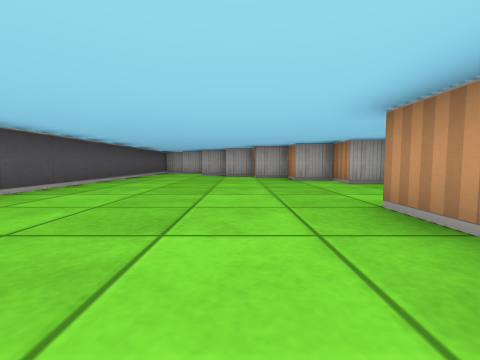
view 1 (above)

13 first-person views from a walk through a cub3D level. The camera is about half as high as the walls, tilts 4° down and sees 90° across. The floor is counted in squares. Each view is taken from the middle of a square. On the plan, view 1 faces up. The plan holds only what a view shows up to about 9 squares ahead; the rest is blank.

view 2
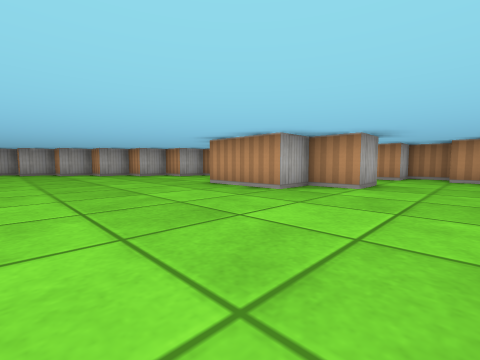

view 3
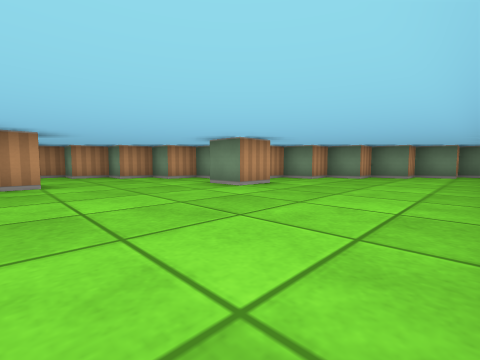

view 4
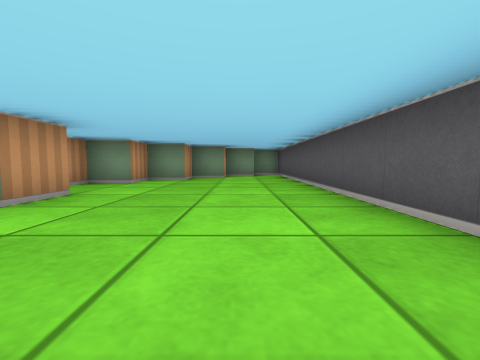

view 5
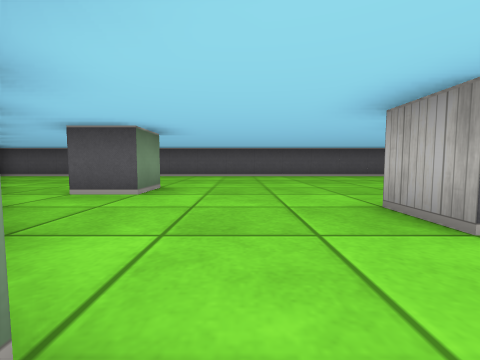

view 6
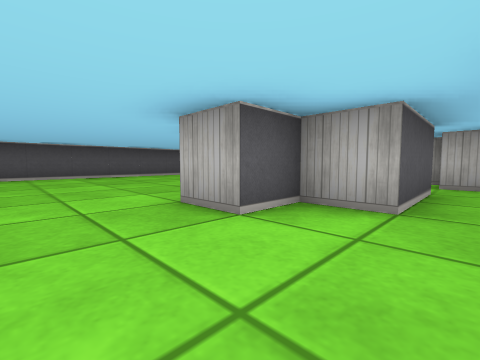

view 7
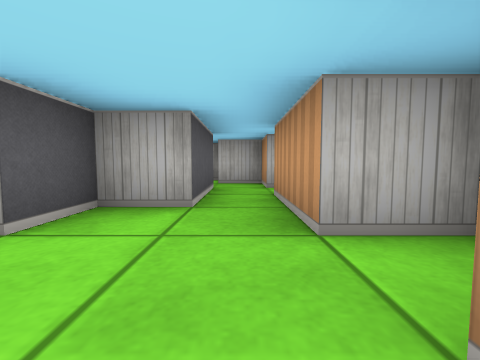

view 8
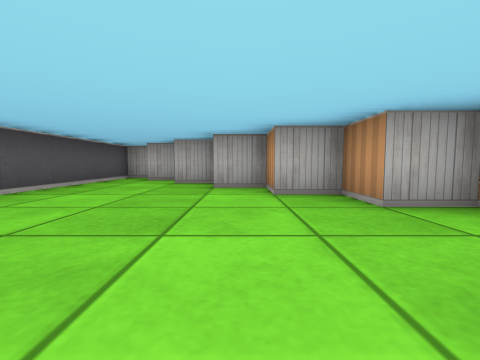

view 9
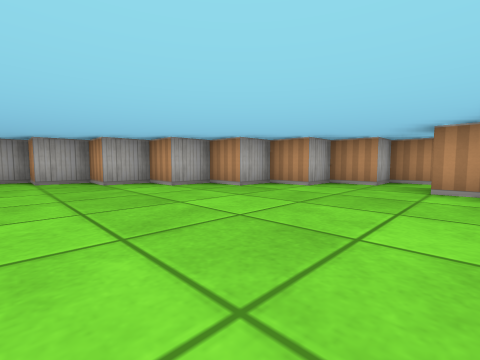

view 10
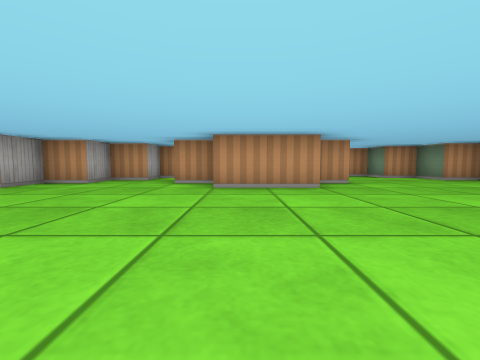

view 11
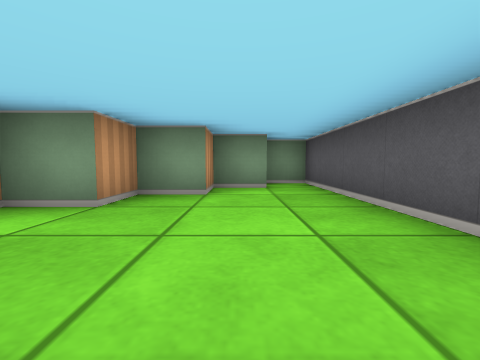

view 12
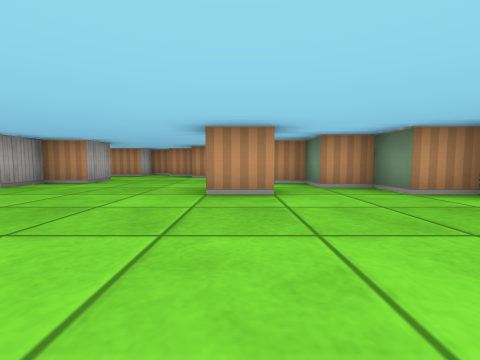

view 13
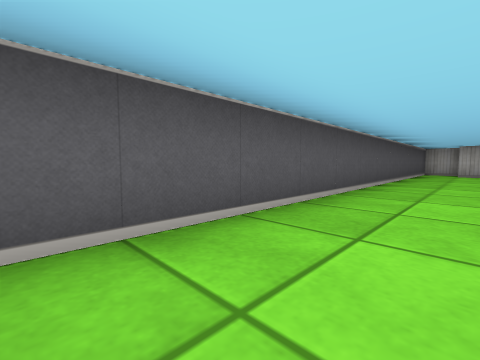

### Floor plan
Points are (right, up) in squares from view 1. A wall is a line through its corners. A room is listed if a view was taken in it or the views show most of it. See-through windows are left out.
Room 1 (views 1, 2, 3, 4, 5, 6, 7, 8, 9, 10, 11, 12, 13)
walls: (2.5, 2.5) (2.5, 3.5); (0.5, -4.6) (0.5, -3.5) (1.5, -3.5) (1.5, -4.5); (4.5, 2.6) (4.5, 0.5) (3.5, 0.5) (3.5, -0.5) (2.5, -0.5) (2.5, 0.5) (1.5, 0.5) (1.5, 2.5); (2.8, -4.5) (3.5, -4.5) (3.5, -3.5) (4.5, -3.5) (4.5, -2.5) (5.5, -2.5) (5.5, -1.5) (6.5, -1.5) (6.5, -0.5) (5.5, -0.5) (5.5, 1.5); (5.5, 2.5) (5.5, 3.5) (4.5, 3.5) (4.5, 4.5) (3.5, 4.5) (3.5, 5.5) (2.5, 5.5) (2.5, 6.5) (1.5, 6.5) (1.5, 7.5) (0.5, 7.5) (0.5, 8.5) (-0.5, 8.5) (-0.5, 9.5) (-1.5, 9.5) (-1.5, 10.5) (-2.5, 10.5); (-2.5, 11.5) (-3.5, 11.5) (-3.5, -10.5) (-2.5, -10.5) (-2.5, -9.5) (-1.5, -9.5) (-1.5, -8.5) (-0.5, -8.5) (-0.5, -7.5) (0.5, -7.5) (0.5, -6.5) (1.5, -6.5) (1.5, -5.5) (2.5, -5.5) (2.5, -4.8)

Where each view was taken, in squares from view 1:
view 1: 0 up, 0 right, facing up
view 2: 2 down, 2 left, facing up-right
view 3: 0 up, 3 left, facing down-right
view 4: 1 down, 2 left, facing down
view 5: 2 down, 5 right, facing left
view 6: 2 down, 5 right, facing up-left
view 7: 2 down, 5 right, facing up
view 8: 4 up, 0 right, facing up
view 9: 3 up, 2 left, facing up-right
view 10: 2 up, 3 left, facing right
view 11: 5 down, 2 left, facing down
view 12: 4 down, 3 left, facing right
view 13: 0 up, 2 left, facing up-left
